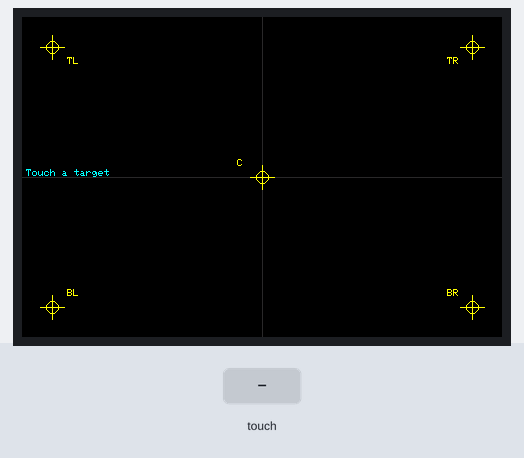
The sketch below on a simulated ESP32. Shown: 480×320 colour display. The test bench sets the inputs (shaded band). What the sketch prints to the serial monitor is not drawn.

Above: at 1.9 s.
2.0 s: screen touched at 13 % across, 10 % down
At 2.7 s:
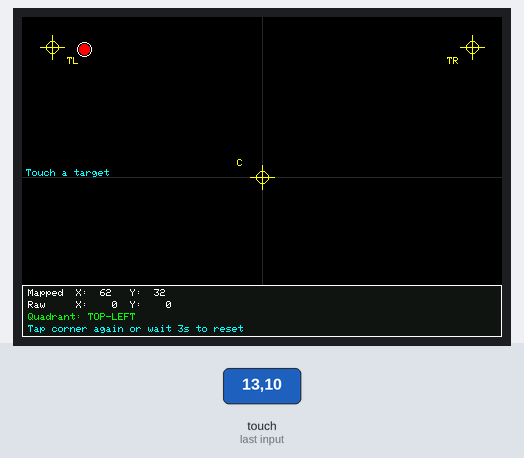
3.5 s: screen touched at 62 % across, 10 % down
At 4.1 s:
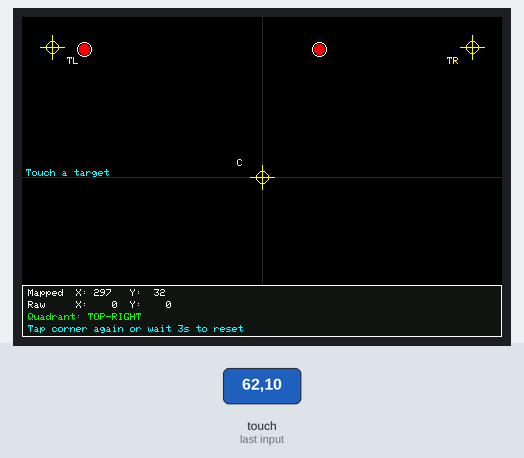
5.0 s: screen touched at 13 % across, 50 % down
At 5.5 s:
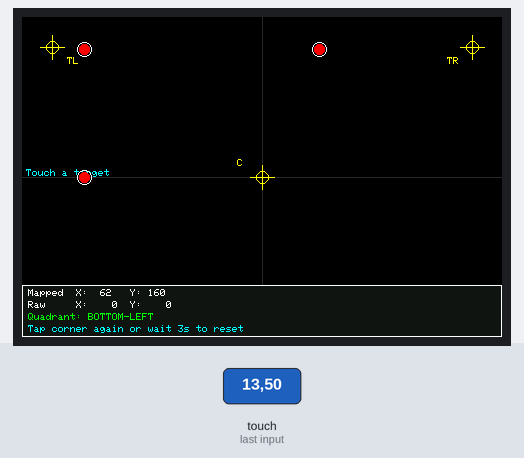
6.5 s: screen touched at 62 % across, 50 % down
At 7.0 s:
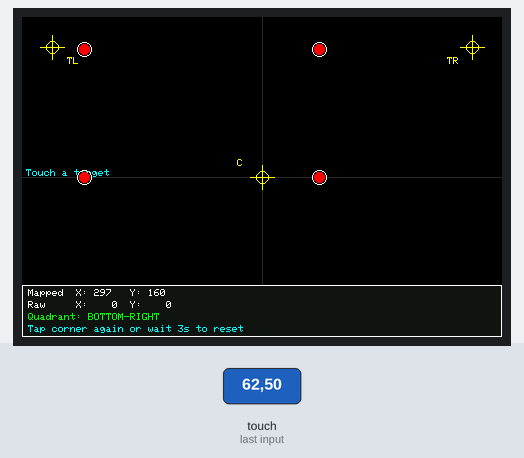
11.0 s: screen touched at 38 % across, 10 % down
At 11.6 s:
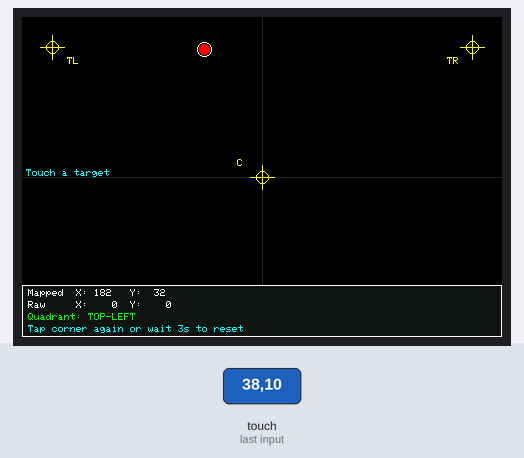
12.5 s: screen touched at 87 % across, 10 % down
At 13.2 s:
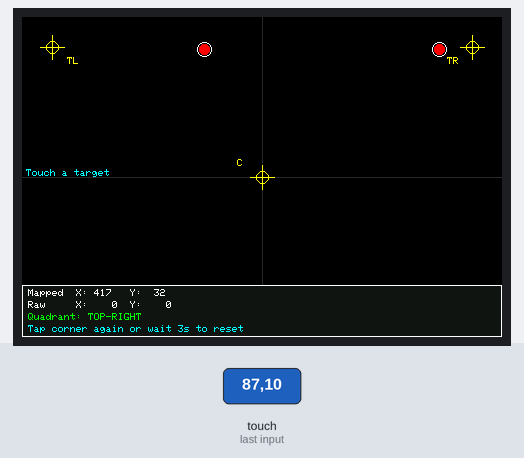
Timing chart, 0 to 15.5 s (numbered marks = the images above; inputs shaded):
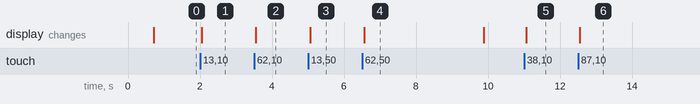

Measured:
- after the input at 2.0 s, the display: changes at once (image 1)
- after the input at 3.5 s, the display: changes after 0.05 s (image 2)
- after the input at 5.0 s, the display: changes after 0.06 s (image 3)
- after the input at 6.5 s, the display: changes after 0.07 s (image 4)
- after the input at 11.0 s, the display: changes after 0.07 s (image 5)
- after the input at 12.5 s, the display: changes after 0.05 s (image 6)
- what the display in image 4 shows lasts 3.3 s, from 6.6 s to 9.9 s

The sketch:

touch_diagnostic.ino
```cpp
/*
 * Touchscreen Diagnostic for Hosyond 4" ESP32-3248S040 CYD
 *
 * Draws crosshair targets at:
 *   - Top-Left, Top-Right, Bottom-Left, Bottom-Right corners
 *   - Center
 *
 * When you touch the screen it shows:
 *   - A dot where the library thinks you touched (mapped coords)
 *   - Raw ADC values from the touch controller
 *   - Mapped X/Y pixel coordinates
 *   - Which quadrant the library assigned the touch to
 *
 * Use this to compare where you physically touched vs where it registers.
 * Report back the raw values from each corner — that will tell us what
 * rotation/mirror correction is needed in the main receiver sketch.
 */

#include <TFT_eSPI.h>
#include <SPI.h>

TFT_eSPI tft = TFT_eSPI();

// Display size in current rotation
#define DISP_W 480
#define DISP_H 320

// Touch calibration from your calibration file
uint16_t calData[5] = { 305, 3590, 251, 3482, 7 };

// Target crosshair positions: label, x, y
struct Target {
  const char* label;
  int x;
  int y;
};

const int MARGIN = 30;
Target targets[] = {
  { "TL", MARGIN,          MARGIN          },
  { "TR", DISP_W - MARGIN, MARGIN          },
  { "BL", MARGIN,          DISP_H - MARGIN },
  { "BR", DISP_W - MARGIN, DISP_H - MARGIN },
  { "C",  DISP_W / 2,      DISP_H / 2      },
};
const int NUM_TARGETS = 5;

void drawCrosshair(int x, int y, uint16_t color, const char* label) {
  int arm = 12;
  int r   = 6;
  tft.drawLine(x - arm, y, x + arm, y, color);
  tft.drawLine(x, y - arm, x, y + arm, color);
  tft.drawCircle(x, y, r, color);

  int lx = x + (x < DISP_W / 2 ? 15 : -25);
  int ly = y + (y < DISP_H / 2 ? 10 : -18);
  tft.setTextColor(color, TFT_BLACK);
  tft.setTextSize(1);
  tft.setCursor(lx, ly);
  tft.print(label);
}

void drawAllTargets() {
  tft.fillScreen(TFT_BLACK);

  tft.drawLine(DISP_W / 2, 0, DISP_W / 2, DISP_H, tft.color565(40, 40, 40));
  tft.drawLine(0, DISP_H / 2, DISP_W, DISP_H / 2, tft.color565(40, 40, 40));

  for (int i = 0; i < NUM_TARGETS; i++) {
    drawCrosshair(targets[i].x, targets[i].y, TFT_YELLOW, targets[i].label);
  }

  tft.setTextColor(TFT_CYAN, TFT_BLACK);
  tft.setTextSize(1);
  tft.setCursor(4, DISP_H / 2 - 8);
  tft.print("Touch a target");
}

void drawTouchInfo(uint16_t tx, uint16_t ty, uint16_t raw_x, uint16_t raw_y) {
  tft.fillCircle(tx, ty, 5, TFT_RED);
  tft.drawCircle(tx, ty, 7, TFT_WHITE);

  int panel_y = DISP_H - 52;
  tft.fillRect(0, panel_y, DISP_W, 52, tft.color565(20, 20, 20));
  tft.drawRect(0, panel_y, DISP_W, 52, TFT_WHITE);

  tft.setTextColor(TFT_WHITE, tft.color565(20, 20, 20));
  tft.setTextSize(1);

  tft.setCursor(6, panel_y + 4);
  tft.printf("Mapped  X: %3d   Y: %3d", tx, ty);

  tft.setCursor(6, panel_y + 16);
  tft.printf("Raw     X: %4d  Y: %4d", raw_x, raw_y);

  const char* quad = "";
  if      (tx < DISP_W / 2 && ty < DISP_H / 2) quad = "TOP-LEFT";
  else if (tx >= DISP_W / 2 && ty < DISP_H / 2) quad = "TOP-RIGHT";
  else if (tx < DISP_W / 2 && ty >= DISP_H / 2) quad = "BOTTOM-LEFT";
  else                                            quad = "BOTTOM-RIGHT";

  tft.setCursor(6, panel_y + 28);
  tft.setTextColor(TFT_GREEN, tft.color565(20, 20, 20));
  tft.printf("Quadrant: %s", quad);

  tft.setCursor(6, panel_y + 40);
  tft.setTextColor(TFT_CYAN, tft.color565(20, 20, 20));
  tft.print("Tap corner again or wait 3s to reset");

  Serial.printf("Touch -> mapped(%d, %d)  raw(%d, %d)  quad=%s\n",
                tx, ty, raw_x, raw_y, quad);
}

void setup() {
  Serial.begin(115200);
  delay(400);
  Serial.println("\n=== CYD Touch Diagnostic ===");

  pinMode(TFT_BL, OUTPUT);
  digitalWrite(TFT_BL, HIGH);

  tft.init();
  tft.setRotation(1);
  tft.setSwapBytes(false);
  tft.setTouch(calData);

  drawAllTargets();
  Serial.println("Display ready. Touch the screen.");
}

unsigned long lastTouch = 0;

void loop() {
  uint16_t tx, ty;

  if (tft.getTouch(&tx, &ty)) {
    drawTouchInfo(tx, ty, 0, 0);
    lastTouch = millis();
  }

  if (lastTouch > 0 && millis() - lastTouch > 3000) {
    lastTouch = 0;
    drawAllTargets();
    Serial.println("--- Reset ---");
  }

  delay(30);
}
```
